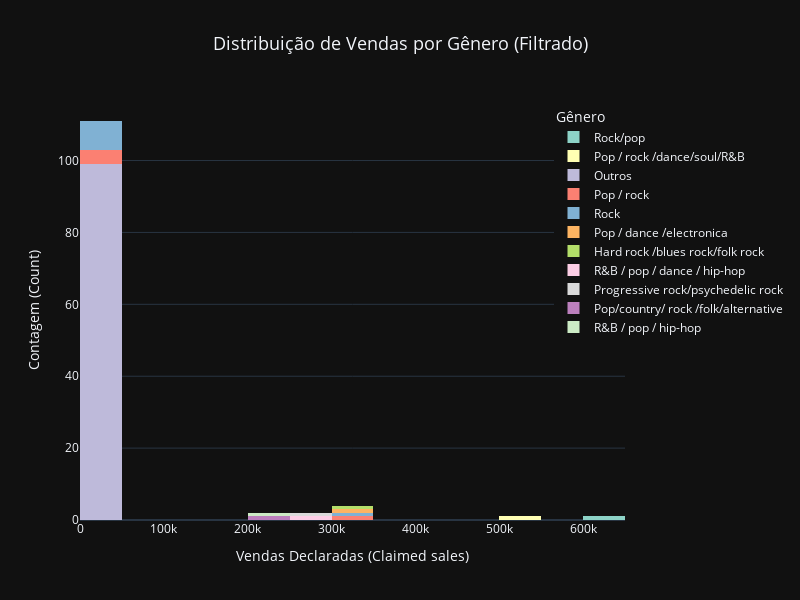

Notebook source saved alongside this figure:
### Markdown cell above
## Histograma de Distribuição de Vendas:

Distribuição das vendas por gênero para identificar padrões ou outliers.

### Code cell
import plotly.express as px
import pandas as pd

# Agrupando vendas por gênero
sales_by_genre = df.groupby('Genre')['Claimed sales'].sum().reset_index()

# Filtrar gêneros com vendas acumuladas abaixo de um limite
threshold = 0.02 * sales_by_genre['Claimed sales'].sum()  # 2% do total
sales_by_genre['Genre'] = sales_by_genre['Genre'].where(
    sales_by_genre['Claimed sales'] >= threshold, 'Outros'
)

# Reagrupar após mover gêneros menores para "Outros"
sales_by_genre = sales_by_genre.groupby('Genre')['Claimed sales'].sum().reset_index()

# Adicionando as informações filtradas de volta ao DataFrame original
df['Filtered Genre'] = df['Genre'].where(df['Genre'].isin(sales_by_genre['Genre']), 'Outros')

# Criar o gráfico de histogramas com gêneros filtrados
fig = px.histogram(
    df,
    x='Claimed sales',
    color='Filtered Genre',
    nbins=20,  # Ajustar número de bins para agrupar melhor os dados
    title='Distribuição de Vendas por Gênero (Filtrado)',
    color_discrete_sequence=px.colors.qualitative.Set3  # Paleta de cores mais harmoniosa
)

# Personalizando o layout para melhorar a legibilidade
fig.update_layout(
    title_font_size=18,
    title_x=0.5,  # Centralizar o título
    xaxis_title='Vendas Declaradas (Claimed sales)',
    yaxis_title='Contagem (Count)',
    legend_title='Gênero',
    legend=dict(
        orientation="v",  # Legenda vertical
        yanchor="top",
        y=0.99,
        xanchor="right",
        x=1.3  # Ajustar para afastar a legenda do gráfico
    ),
    height=600,  # Altura do gráfico
    width=800,   # Largura do gráfico
)

fig.show()

### Figure 1 — Plotly figure (JSON) as saved in the notebook; plotly's stock layout.template omitted (floating-point values rounded to 4 significant figures)
{"data": [{"alignmentgroup": "True", "bingroup": "x", "hovertemplate": "Filtered Genre=Rock/pop<br>Claimed sales=%{x}<br>count=%{y}<extra></extra>", "legendgroup": "Rock/pop", "marker": {"color": "rgb(141,211,199)", "pattern": {"shape": ""}}, "name": "Rock/pop", "nbinsx": 20, "offsetgroup": "Rock/pop", "orientation": "v", "showlegend": true, "x": [600500.0], "xaxis": "x", "yaxis": "y", "type": "histogram"}, {"alignmentgroup": "True", "bingroup": "x", "hovertemplate": "Filtered Genre=Pop / rock /dance/soul/R&B<br>Claimed sales=%{x}<br>count=%{y}<extra></extra>", "legendgroup": "Pop / rock /dance/soul/R&B", "marker": {"color": "rgb(255,255,179)", "pattern": {"shape": ""}}, "name": "Pop / rock /dance/soul/R&B", "nbinsx": 20, "offsetgroup": "Pop / rock /dance/soul/R&B", "orientation": "v", "showlegend": true, "x": [500400.0], "xaxis": "x", "yaxis": "y", "type": "histogram"}, {"alignmentgroup": "True", "bingroup": "x", "hovertemplate": "Filtered Genre=Outros<br>Claimed sales=%{x}<br>count=%{y}<extra></extra>", "legendgroup": "Outros", "marker": {"color": "rgb(190,186,218)", "pattern": {"shape": ""}}, "name": "Outros", "nbinsx": 20, "offsetgroup": "Outros", "orientation": "v", "showlegend": true, "x": [500.0, 250.0, 220.0, 220.0, 220.0, 200.0, 170.0, 170.0, 160.0, 150.0, 150.0, 150.0, 150.0, 150.0, 150.0, 150.0, 150.0, 150.0, 150.0, 143.0, 140.0, 125.0, 125.0, 124.0, 120.0, 120.0, 120.0, 120.0, 120.0, 120.0, 120.0, 120.0, 100.0, 100.0, 100.0, 100.0, 100.0, 100.0, 100.0, 100.0, 100.0, 100.0, 100.0, 100.0, 100.0, 100.0, 100.0, 100.0, 100.0, 100.0, 100.0, 100.0, 100.0, 100.0, 100.0, 100.0, 100.0, 100.0, 100.0, 100.0, 100.0, 100.0, 100.0, 100.0, 100.0, 100.0, 100.0, 95.0, 90.0, 90.0, 90.0, 90.0, 90.0, 88.0, 85.0, 85.0, 80.0, 80.0, 80.0, 80.0, 80.0, 80.0, 80.0, 75.0, 75.0, 75.0, 75.0, 75.0, 75.0, 75.0, 75.0, 75.0, 75.0, 75.0, 75.0, 75.0, 75.0, 75.0, 75.0], "xaxis": "x", "yaxis": "y", "type": "histogram"}, {"alignmentgroup": "True", "bingroup": "x", "hovertemplate": "Filtered Genre=Pop / rock<br>Claimed sales=%{x}<br>count=%{y}<extra></extra>", "legendgroup": "Pop / rock", "marker": {"color": "rgb(251,128,114)", "pattern": {"shape": ""}}, "name": "Pop / rock", "nbinsx": 20, "offsetgroup": "Pop / rock", "orientation": "v", "showlegend": true, "x": [300200.0, 200.0, 160.0, 100.0, 75.0], "xaxis": "x", "yaxis": "y", "type": "histogram"}, {"alignmentgroup": "True", "bingroup": "x", "hovertemplate": "Filtered Genre=Rock<br>Claimed sales=%{x}<br>count=%{y}<extra></extra>", "legendgroup": "Rock", "marker": {"color": "rgb(128,177,211)", "pattern": {"shape": ""}}, "name": "Rock", "nbinsx": 20, "offsetgroup": "Rock", "orientation": "v", "showlegend": true, "x": [300200.0, 200.0, 150.0, 150.0, 100.0, 100.0, 100.0, 80.0, 75.0], "xaxis": "x", "yaxis": "y", "type": "histogram"}, {"alignmentgroup": "True", "bingroup": "x", "hovertemplate": "Filtered Genre=Pop / dance /electronica<br>Claimed sales=%{x}<br>count=%{y}<extra></extra>", "legendgroup": "Pop / dance /electronica", "marker": {"color": "rgb(253,180,98)", "pattern": {"shape": ""}}, "name": "Pop / dance /electronica", "nbinsx": 20, "offsetgroup": "Pop / dance /electronica", "orientation": "v", "showlegend": true, "x": [300200.0], "xaxis": "x", "yaxis": "y", "type": "histogram"}, {"alignmentgroup": "True", "bingroup": "x", "hovertemplate": "Filtered Genre=Hard rock /blues rock/folk rock<br>Claimed sales=%{x}<br>count=%{y}<extra></extra>", "legendgroup": "Hard rock /blues rock/folk rock", "marker": {"color": "rgb(179,222,105)", "pattern": {"shape": ""}}, "name": "Hard rock /blues rock/folk rock", "nbinsx": 20, "offsetgroup": "Hard rock /blues rock/folk rock", "orientation": "v", "showlegend": true, "x": [300200.0], "xaxis": "x", "yaxis": "y", "type": "histogram"}, {"alignmentgroup": "True", "bingroup": "x", "hovertemplate": "Filtered Genre=R&B / pop / dance / hip-hop<br>Claimed sales=%{x}<br>count=%{y}<extra></extra>", "legendgroup": "R&B / pop / dance / hip-hop", "marker": {"color": "rgb(252,205,229)", "pattern": {"shape": ""}}, "name": "R&B / pop / dance / hip-hop", "nbinsx": 20, "offsetgroup": "R&B / pop / dance / hip-hop", "orientation": "v", "showlegend": true, "x": [250200.0], "xaxis": "x", "yaxis": "y", "type": "histogram"}, {"alignmentgroup": "True", "bingroup": "x", "hovertemplate": "Filtered Genre=Progressive rock/psychedelic rock<br>Claimed sales=%{x}<br>count=%{y}<extra></extra>", "legendgroup": "Progressive rock/psychedelic rock", "marker": {"color": "rgb(217,217,217)", "pattern": {"shape": ""}}, "name": "Progressive rock/psychedelic rock", "nbinsx": 20, "offsetgroup": "Progressive rock/psychedelic rock", "orientation": "v", "showlegend": true, "x": [250200.0], "xaxis": "x", "yaxis": "y", "type": "histogram"}, {"alignmentgroup": "True", "bingroup": "x", "hovertemplate": "Filtered Genre=Pop/country/ rock /folk/alternative<br>Claimed sales=%{x}<br>count=%{y}<extra></extra>", "legendgroup": "Pop/country/ rock /folk/alternative", "marker": {"color": "rgb(188,128,189)", "pattern": {"shape": ""}}, "name": "Pop/country/ rock /folk/alternative", "nbinsx": 20, "offsetgroup": "Pop/country/ rock /folk/alternative", "orientation": "v", "showlegend": true, "x": [200200.0], "xaxis": "x", "yaxis": "y", "type": "histogram"}, {"alignmentgroup": "True", "bingroup": "x", "hovertemplate": "Filtered Genre=R&B / pop / hip-hop<br>Claimed sales=%{x}<br>count=%{y}<extra></extra>", "legendgroup": "R&B / pop / hip-hop", "marker": {"color": "rgb(204,235,197)", "pattern": {"shape": ""}}, "name": "R&B / pop / hip-hop", "nbinsx": 20, "offsetgroup": "R&B / pop / hip-hop", "orientation": "v", "showlegend": true, "x": [200200.0], "xaxis": "x", "yaxis": "y", "type": "histogram"}], "layout": {"xaxis": {"anchor": "y", "domain": [0.0, 1.0], "title": {"text": "Vendas Declaradas (Claimed sales)"}}, "yaxis": {"anchor": "x", "domain": [0.0, 1.0], "title": {"text": "Contagem (Count)"}}, "legend": {"title": {"text": "Gênero"}, "tracegroupgap": 0, "orientation": "v", "yanchor": "top", "y": 0.99, "xanchor": "right", "x": 1.3}, "title": {"text": "Distribuição de Vendas por Gênero (Filtrado)", "font": {"size": 18}, "x": 0.5}, "barmode": "relative", "height": 600, "width": 800}}
